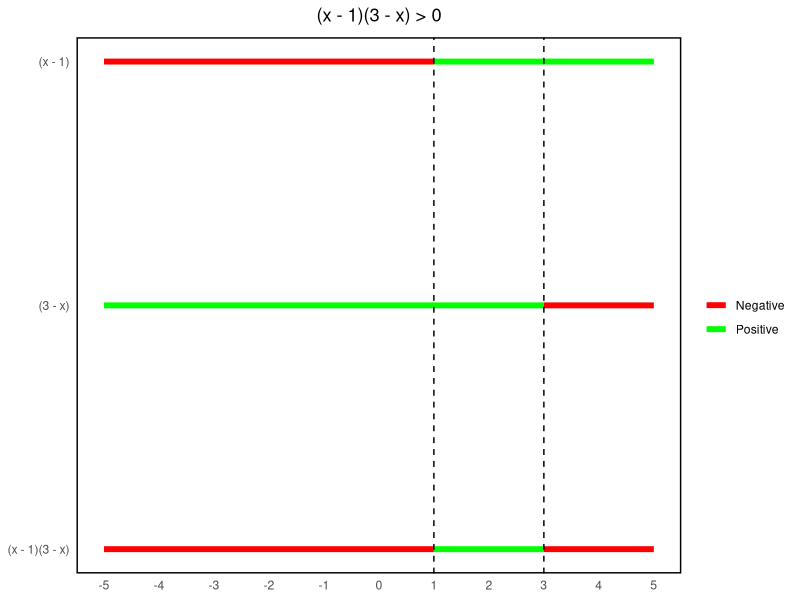
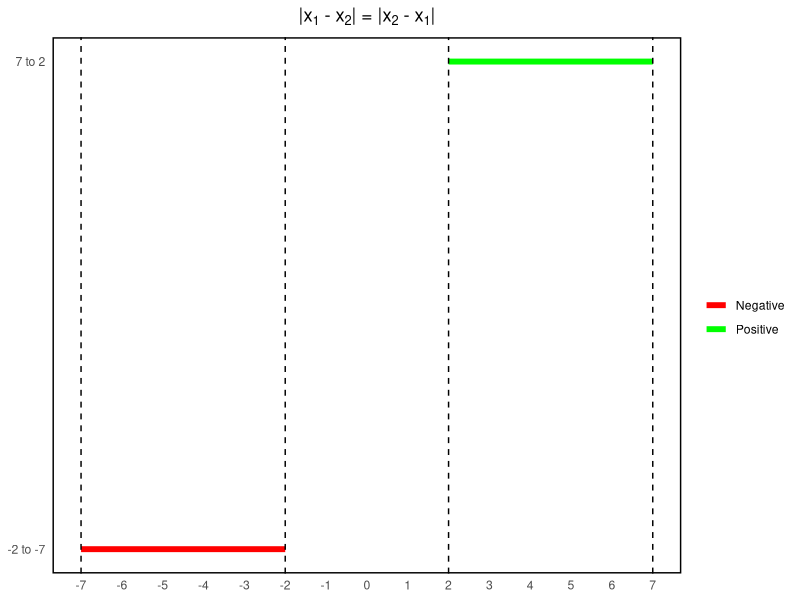
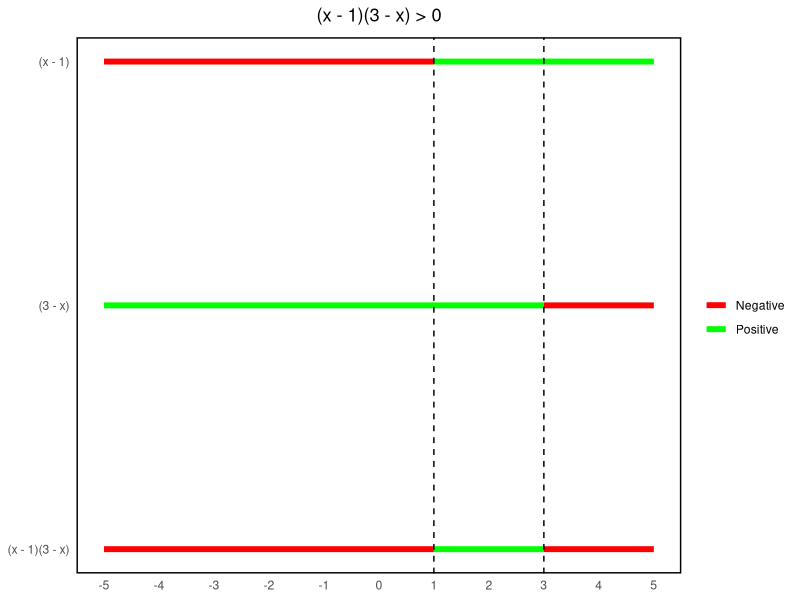
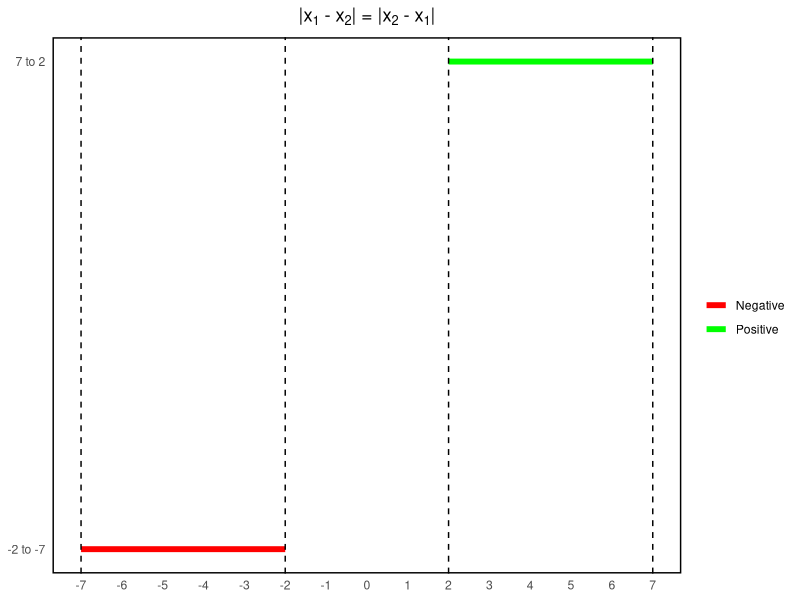

Source code (R) for these figures, in order:
## ---- chunk 1
##################### Figure 1 #####################
##################### Inequalities #####################  
# Load required package
library(ggplot2)

# Create a data frame for each expression
df1 <- data.frame(expression = "(x - 1)", x_start = -5, x_end = 1, y = 3, color = "Negative")
df2 <- data.frame(expression = "(x - 1)", x_start = 1, x_end = 5, y = 3, color = "Positive")
df3 <- data.frame(expression = "(3 - x)", x_start = -5, x_end = 3, y = 2, color = "Positive")
df4 <- data.frame(expression = "(3 - x)", x_start = 3, x_end = 5, y = 2, color = "Negative")
df5 <- data.frame(expression = "(x - 1)(3 - x)", x_start = -5, x_end = 1, y = 1, color = "Negative")
df6 <- data.frame(expression = "(x - 1)(3 - x)", x_start = 1, x_end = 3, y = 1, color = "Positive")
df7 <- data.frame(expression = "(x - 1)(3 - x)", x_start = 3, x_end = 5, y = 1, color = "Negative")

# Combine the data frames
df <- rbind(df1, df2, df3, df4, df5, df6, df7)

# Create a ggplot object
p1 <- ggplot(df, aes(x_start, y, xend = x_end, yend = y, color = color)) +
  geom_segment(size = 2) +
  geom_vline(xintercept = c(1, 3), linetype = "dashed") +
  scale_color_manual(values = c("Positive" = "green", "Negative" = "red")) +
  scale_y_continuous(breaks = c(1, 2, 3), labels = c("(x - 1)(3 - x)", "(3 - x)", "(x - 1)")) +
  scale_x_continuous(breaks = seq(-5, 5, by = 1)) +
  labs(color = "") +
  ggtitle(expression(paste("(x - 1)(3 - x) > 0"))) +
  theme_minimal() +
  theme(panel.grid.major = element_blank(), 
        panel.grid.minor = element_blank(), 
        panel.background = element_rect(fill = "white", colour = "black", size = 1, linetype = "solid"),
        axis.title = element_blank(),
        plot.title = element_text(hjust = 0.5))

# Print the plot
print(p1)

# Save the plot as a PNG image
ggsave("Sign_Diagram.png", plot = p1, width = 6, height = 4, dpi = 300)
## ---- chunk 2
##################### Table 1 #####################
##################### Interval Notation #####################
# Load required packages
library(tibble)
library(knitr)

# Create a data frame
df <- tibble(
  Notation = c("(a, b)", "[a, b]", "(a, b]", "[a, b)"),
  Name = c("The open interval from a to b.",
           "The closed interval from a to b.",
           "A half-open interval from a to b.",
           "A half-open interval from a to b."),
  `The interval consists of all x satisfying:` = c("$a < x < b$", "$a \\leq x \\leq b$", "$a < x \\leq b$", "$a \\leq x < b$")
)

# Create a LaTeX table
table <- kable(df, "latex", escape = FALSE)

# Save the LaTeX table to a file
writeLines(table, "Notation.tex")
## ---- chunk 3
##################### Figure 2 #####################
##################### Absolute Value #####################

# Create a data frame for each expression
df1 <- data.frame(expression = "7 to 2", x_start = 2, x_end = 7, y = 2, color = "Positive")
df2 <- data.frame(expression = "-2 to -7", x_start = -7, x_end = -2, y = 1, color = "Negative")

# Combine the data frames
df <- rbind(df1, df2)

# Create a ggplot object
p1 <- ggplot(df, aes(x_start, y, xend = x_end, yend = y, color = color)) +
  geom_segment(size = 2) +
  geom_vline(xintercept = c(2, 7, -2, -7), linetype = "dashed") +
  scale_color_manual(values = c("Positive" = "green", "Negative" = "red")) +
  scale_y_continuous(breaks = c(1, 2), labels = c("-2 to -7", "7 to 2")) +
  scale_x_continuous(breaks = seq(-8, 8, by = 1)) +
  labs(color = "") +
  ggtitle(expression(paste("|", "x"[1], " - ", "x"[2], "| = |", "x"[2], " - ", "x"[1], "|"))) +
  theme_minimal() +
  theme(panel.grid.major = element_blank(), 
        panel.grid.minor = element_blank(), 
        panel.background = element_rect(fill = "white", colour = "black", size = 1, linetype = "solid"),
        axis.title = element_blank(),
        plot.title = element_text(hjust = 0.5))

# Print the plot
print(p1)

# Save the plot as a PNG image
ggsave("Distance_Diagram.png", plot = p1, width = 6, height = 4, dpi = 300)
